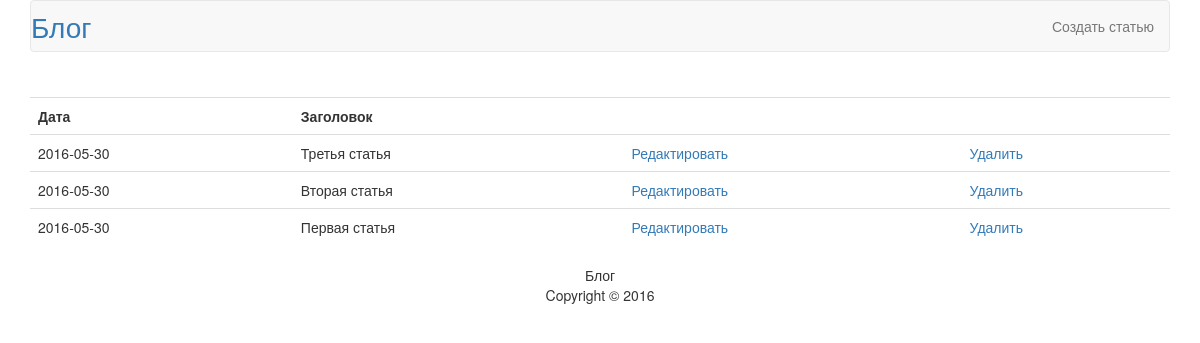
/admin/index.php, run on an earlier commit of the app's database.
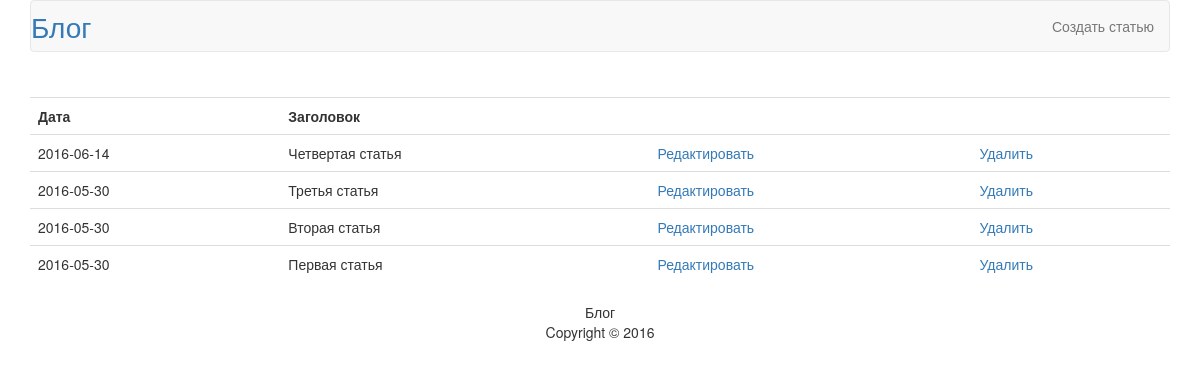
And on a later commit of the database.
### tables this page shows
CREATE TABLE `articles` (
  `id` int(11) NOT NULL,
  `title` varchar(255) NOT NULL,
  `content` text NOT NULL,
  `date` date NOT NULL
);

### models/articles.php (called while the page is built, shortened)
<?php
    function articles_all($link){
        $query = "SELECT * FROM articles ORDER BY id DESC";
        $result = mysqli_query($link, $query);
        $n = mysqli_num_rows($result);
        $articles = array();
        for ($i = 0; $i < $n; $i++)
        {
            $row = mysqli_fetch_assoc($result);
            $articles[] = $row;
        }
        return $articles;
    }
    function articles_intro($text, $len = 500)
    {
        return mb_substr($text, 0, $len);
    }
?>

### views/articles_admin.php (the view, shortened to what this page needs)
<!DOCTYPE html>
<hmtl>
    <head>
        <link rel="stylesheet" href="../style.css">
        <link rel="stylesheet" href="https://maxcdn.bootstrapcdn.com/bootstrap/3.3.6/css/bootstrap.min.css">
    </head>
    <body>
        <div class="container">
            <nav class="navbar navbar-default">
                <div class="container-fluid">
                    <div class="navbar-header">
                        <a id="blog" class="navbar-brand" href="../index.php">Блог</a>
                    </div>
                    <ul class="nav navbar-nav navbar-right">
                        <li><a href="index.php?action=add">Создать статью</a></li>
                    </ul>
                </div>
            </nav>
            <table id="admin_table" class="table">
                <tr>
                    <th>Дата</th>
                    <th>Заголовок</th>
                    <th></th>
                    <th></th>
                </tr>
                <?php foreach($articles as $article): ?>
                    <tr>
                        <td><?=$article['date']?></td>
                        <td><?=articles_intro($article['title'], 80)?></td>
                        <td>
                            <a href="index.php?action=edit&id=<?=$article['id']?>">Редактировать</a>
                        </td>
                        <td>
                            <a href="index.php?action=delete&id=<?=$article['id']?>">Удалить</a>
                        </td>
                    </tr>
                <?php endforeach ?>
            </table>
            <footer>
                <p>
                    Блог<br>Copyright &copy; 2016
                </p>
            </footer>
        </div>
    </body>
</hmtl>

### admin/index.php (shortened to what this page needs)
<?php
    require_once("../database.php");
    require_once("../models/articles.php");
    $link = db_connect();
    if(isset($_GET['action']))
        $action = $_GET['action'];
    else
        $action = "";
    if($action == "add"){
        if(!empty($_POST)){
            articles_new($link, $_POST['title'], $_POST['date'], $_POST['content']);
            header("Location: index.php");
        }
        include("../views/article_admin.php");
    }else if($action == 'delete'){
        $id = $_GET['id'];
        $article = articles_delete($link, $id);
        header('Location: index.php');
    }
    else{
        $articles = articles_all($link);
        include("../views/articles_admin.php");
    }
?>

### style.css (style rules this page uses)
footer { text-align: center; }
#blog { color: rgb(51, 122, 183); font-size: 28px; padding-left: 0px; }
#admin_table { margin-top: 45px; }

What changed in the data, as far as the page shows it:
added articles: date "2016-06-14", title "Четвертая статья"
